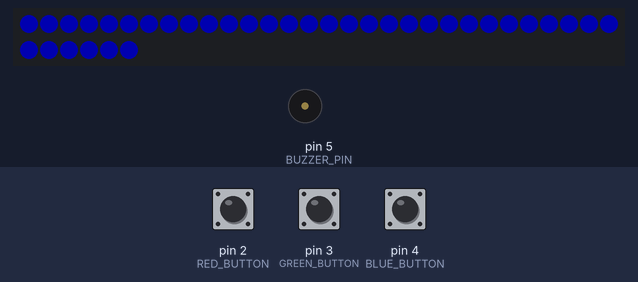
Simulated run of this sketch. Board: Arduino Uno, built with avr-gcc and run on an emulated ATmega328P. Parts: 36 RGB LEDs in strip order, left to right, continuing on the next row, buzzer (waves = sounding). The test bench sets the inputs (shaded band); at power-on: pin 2 (RED_BUTTON) HIGH, pin 3 (GREEN_BUTTON) HIGH, pin 4 (BLUE_BUTTON) HIGH. Dim RGB values are drawn brighter than linear; random numbers use the default seed unless the sketch sets one.

Above: at 1.22 s.
1.6 s: pin 2 (RED_BUTTON) pulled LOW for 0.15 s
At 2.1 s:
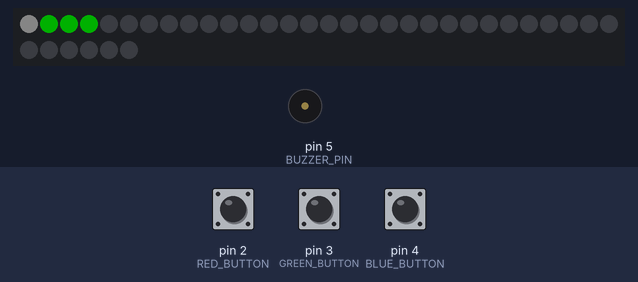
2.3 s: pin 3 (GREEN_BUTTON) pulled LOW for 0.15 s
At 2.78 s:
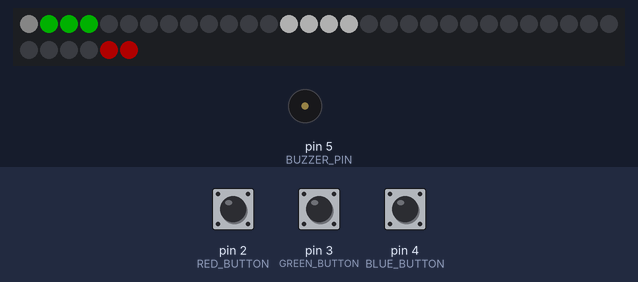
3.0 s: pin 4 (BLUE_BUTTON) pulled LOW for 0.15 s
At 3.38 s:
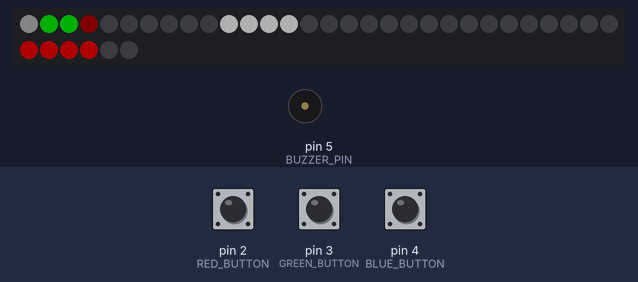
3.7 s: pin 2 (RED_BUTTON) pulled LOW for 1 s
At 4.41 s:
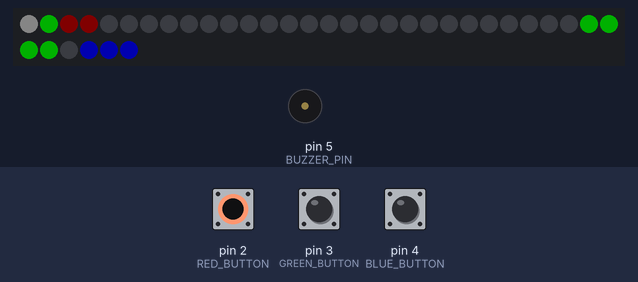
5.3 s: pin 3 (GREEN_BUTTON) pulled LOW for 1 s
At 5.68 s:
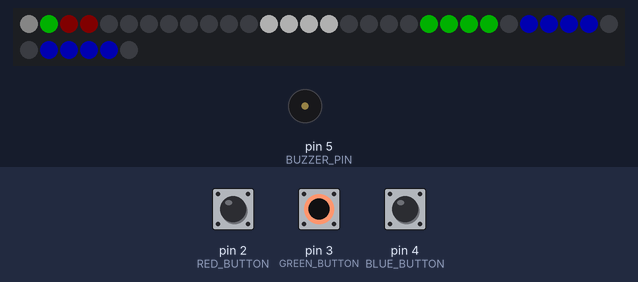
6.9 s: pin 4 (BLUE_BUTTON) pulled LOW for 1 s
At 7.42 s:
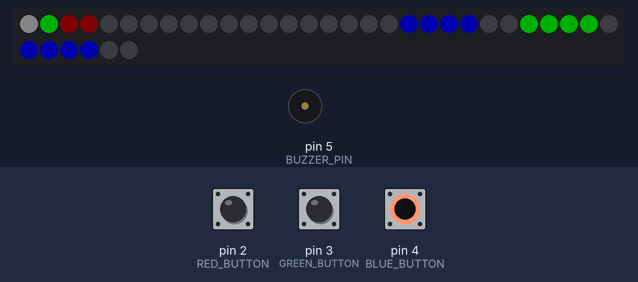
Timing chart, 0 to 9.9 s (numbered marks = the images above; inputs shaded):
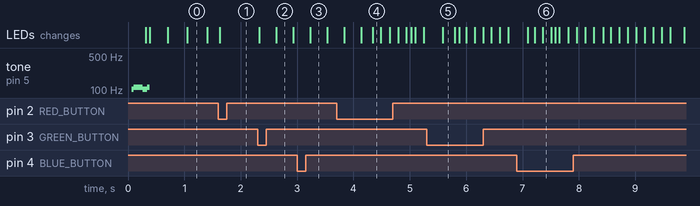

Measured:
- by itself, tone on pin 5 (BUZZER_PIN): plays 104 Hz for 0.04 s, 115 Hz for 0.16 s, 104 Hz for 0.08 s, 115 Hz for 0.04 s

The sketch:

buzzer_led_pix_game.ino
```cpp
#include <Adafruit_NeoPixel.h>

// =================================
// RGB GUARDIAN - 36 LED ARCADE
// ORIGINAL BUZZER SOUND SYSTEM
// =================================

#define LED_PIN 6
#define NUM_LEDS 36

#define RED_BUTTON 2
#define GREEN_BUTTON 3
#define BLUE_BUTTON 4
#define BUZZER_PIN 5

#define MAX_ENEMIES 5
#define MAX_BULLETS 3

#define BRIGHTNESS 55
#define WIN_SCORE 500

#define ENEMY_LENGTH 4
#define BULLET_LENGTH 4

Adafruit_NeoPixel strip(
  NUM_LEDS, LED_PIN, NEO_GRB + NEO_KHZ800
);

// COLORS
#define RED 0
#define GREEN 1
#define BLUE 2

uint32_t colors[3];

const byte buttons[3] = {
  RED_BUTTON, GREEN_BUTTON, BLUE_BUTTON
};

// FIRST RED, GREEN, BLUE, THEN RANDOM
byte nextEnemyColor = 0;

// =================================
// ORIGINAL BUZZER SOUND SYSTEM
// =================================

struct SoundStep {
  byte state;
  unsigned int duration;
};

// 1. LASER SHOOT
const SoundStep laserSound[] = {
  {1, 35}, {0, 20},
  {1, 25}, {0, 15},
  {1, 45}, {0, 20},
  {1, 25}, {0, 20}
};

// 2. ENEMY DESTROY
const SoundStep hitSound[] = {
  {1, 100}, {0, 35},
  {1, 45}, {0, 25},
  {1, 120}, {0, 20}
};

// 3. WRONG COLOUR
const SoundStep wrongSound[] = {
  {1, 180}, {0, 70},
  {1, 180}, {0, 70},
  {1, 250}, {0, 30}
};

// 4. LIFE LOST
const SoundStep lifeSound[] = {
  {1, 250}, {0, 100},
  {1, 150}, {0, 100},
  {1, 350}, {0, 30}
};

// 5. GAME OVER
const SoundStep gameOverSound[] = {
  {1, 100}, {0, 80},
  {1, 150}, {0, 100},
  {1, 250}, {0, 120},
  {1, 400}, {0, 50}
};

// 6. LEVEL UP
const SoundStep levelSound[] = {
  {1, 50}, {0, 30},
  {1, 50}, {0, 30},
  {1, 50}, {0, 30},
  {1, 100}, {0, 25},
  {1, 180}, {0, 30}
};

// 7. VICTORY
const SoundStep winSound[] = {
  {1, 100}, {0, 50},
  {1, 100}, {0, 50},
  {1, 100}, {0, 50},
  {1, 180}, {0, 70},
  {1, 180}, {0, 70},
  {1, 300}, {0, 80},
  {1, 500}, {0, 50}
};

const SoundStep* currentSound = NULL;

byte soundIndex = 0;
byte soundLength = 0;

bool soundActive = false;
unsigned long soundNext = 0;

// =================================
// PLAY SOUND
// =================================

void playSound(byte type) {

  noTone(BUZZER_PIN);

  switch (type) {

    case 1:
      currentSound = laserSound;
      soundLength = sizeof(laserSound) / sizeof(SoundStep);
      break;

    case 2:
      currentSound = hitSound;
      soundLength = sizeof(hitSound) / sizeof(SoundStep);
      break;

    case 3:
      currentSound = wrongSound;
      soundLength = sizeof(wrongSound) / sizeof(SoundStep);
      break;

    case 4:
      currentSound = lifeSound;
      soundLength = sizeof(lifeSound) / sizeof(SoundStep);
      break;

    case 5:
      currentSound = gameOverSound;
      soundLength = sizeof(gameOverSound) / sizeof(SoundStep);
      break;

    case 6:
      currentSound = levelSound;
      soundLength = sizeof(levelSound) / sizeof(SoundStep);
      break;

    case 7:
      currentSound = winSound;
      soundLength = sizeof(winSound) / sizeof(SoundStep);
      break;

    default:
      return;
  }

  soundIndex = 0;
  soundNext = 0;
  soundActive = true;
}

// =================================
// UPDATE SOUND
// =================================

void updateSound() {

  if (!soundActive) return;

  unsigned long now = millis();

  if (now < soundNext) return;

  if (soundIndex >= soundLength) {

    digitalWrite(BUZZER_PIN, LOW);

    soundActive = false;
    return;
  }

  digitalWrite(
    BUZZER_PIN,
    currentSound[soundIndex].state ? HIGH : LOW
  );

  soundNext = now + currentSound[soundIndex].duration;

  soundIndex++;
}

// =================================
// BUTTON DEBOUNCE
// =================================

bool lastReading[3] = {HIGH, HIGH, HIGH};
bool buttonState[3] = {HIGH, HIGH, HIGH};

unsigned long debounceTimer[3] = {0, 0, 0};

bool readButton(byte index) {

  bool reading = digitalRead(buttons[index]);

  if (reading != lastReading[index]) {

    lastReading[index] = reading;
    debounceTimer[index] = millis();
  }

  if (millis() - debounceTimer[index] > 25) {

    if (reading != buttonState[index]) {

      buttonState[index] = reading;

      if (buttonState[index] == LOW) {
        return true;
      }
    }
  }

  return false;
}

// =================================
// ENEMY
// =================================

struct Enemy {
  int pos;
  byte color;
  bool active;
};

Enemy enemies[MAX_ENEMIES];

// =================================
// BULLET
// =================================

struct Bullet {
  int pos;
  byte color;
  bool active;
};

Bullet bullets[MAX_BULLETS];

// =================================
// GAME VARIABLES
// =================================

int score = 0;
int lives = 3;
int level = 1;
int combo = 0;

int enemySpeed = 150;
int bulletSpeed = 35;
int spawnSpeed = 850;

unsigned long lastEnemyMove = 0;
unsigned long lastBulletMove = 0;
unsigned long lastSpawn = 0;
unsigned long lastShot = 0;

const int FIRE_POSITION = 4;

// =================================
// GAME STATES
// =================================

enum GameState {
  START_SCREEN,
  PLAYING,
  GAME_OVER,
  WIN
};

GameState gameState = START_SCREEN;

// =================================
// RESET GAME
// =================================

void resetGame() {

  score = 0;
  lives = 3;
  level = 1;
  combo = 0;

  nextEnemyColor = 0;

  enemySpeed = 150;
  bulletSpeed = 35;
  spawnSpeed = 850;

  for (int i = 0; i < MAX_ENEMIES; i++) {
    enemies[i].active = false;
  }

  for (int i = 0; i < MAX_BULLETS; i++) {
    bullets[i].active = false;
  }

  lastEnemyMove = millis();
  lastBulletMove = millis();
  lastSpawn = millis();
  lastShot = 0;

  soundActive = false;
  digitalWrite(BUZZER_PIN, LOW);

  strip.clear();
  strip.show();

  gameState = PLAYING;
}

// =================================
// START ANIMATION
// =================================

void startAnimation() {

  strip.clear();

  for (int i = NUM_LEDS - 1; i >= 0; i--) {

    strip.setPixelColor(i, colors[BLUE]);
    strip.show();

    digitalWrite(BUZZER_PIN, HIGH);
    delay(8);
    digitalWrite(BUZZER_PIN, LOW);
  }

  digitalWrite(BUZZER_PIN, LOW);

  strip.clear();
  strip.show();
}

// =================================
// START SCREEN
// GAME WILL WAIT FOR BUTTON
// =================================

void showStartScreen() {

  static unsigned long flashTimer = 0;
  static bool flashState = false;

  if (millis() - flashTimer >= 350) {

    flashTimer = millis();
    flashState = !flashState;

    if (flashState) {
      strip.fill(strip.Color(0, 0, 255));
    } else {
      strip.clear();
    }

    strip.show();
  }

  // ANY BUTTON = START GAME

  for (int i = 0; i < 3; i++) {

    if (readButton(i)) {

      flashTimer = 0;
      flashState = false;

      resetGame();
      return;
    }
  }
}

// =================================
// SPAWN ENEMY
// =================================

void spawnEnemy() {

  for (int i = 0; i < MAX_ENEMIES; i++) {

    if (!enemies[i].active) {

      enemies[i].active = true;
      enemies[i].pos = NUM_LEDS - 1;

      // RED -> GREEN -> BLUE -> RANDOM

      if (nextEnemyColor < 3) {

        enemies[i].color = nextEnemyColor;
        nextEnemyColor++;

      } else {

        enemies[i].color = random(0, 3);
      }

      return;
    }
  }
}

// =================================
// SHOOT BULLET
// =================================

void shootBullet(byte color) {

  if (millis() - lastShot < 120) return;

  for (int i = 0; i < MAX_BULLETS; i++) {

    if (!bullets[i].active) {

      bullets[i].active = true;
      bullets[i].pos = FIRE_POSITION;
      bullets[i].color = color;

      lastShot = millis();

      playSound(1);

      return;
    }
  }
}

// =================================
// LEVEL SYSTEM
// =================================

void updateLevel() {

  int newLevel = 1 + score / 100;

  if (newLevel > 5) newLevel = 5;

  if (newLevel != level) {

    level = newLevel;

    enemySpeed = 150 - (level - 1) * 23;
    spawnSpeed = 850 - (level - 1) * 130;

    if (enemySpeed < 45) enemySpeed = 45;
    if (spawnSpeed < 250) spawnSpeed = 250;

    playSound(6);
  }
}

// =================================
// LIFE LOST
// =================================

void loseLife() {

  lives--;
  combo = 0;

  if (lives <= 0) {

    gameState = GAME_OVER;
    playSound(5);

  } else {

    playSound(4);
  }
}

// =================================
// ENEMY MOVEMENT
// =================================

void moveEnemies() {

  for (int i = 0; i < MAX_ENEMIES; i++) {

    if (enemies[i].active) {

      enemies[i].pos--;

      if (enemies[i].pos <= FIRE_POSITION) {

        enemies[i].active = false;

        loseLife();

        if (gameState == GAME_OVER) return;
      }
    }
  }
}

// =================================
// BULLET MOVEMENT
// =================================

void moveBullets() {

  for (int i = 0; i < MAX_BULLETS; i++) {

    if (bullets[i].active) {

      bullets[i].pos++;

      if (bullets[i].pos >= NUM_LEDS) {
        bullets[i].active = false;
      }
    }
  }
}

// =================================
// COLLISION DETECTION
// =================================

void checkCollisions() {

  for (int b = 0; b < MAX_BULLETS; b++) {

    if (!bullets[b].active) continue;

    int nearestEnemy = -1;
    int nearestDistance = 999;

    for (int e = 0; e < MAX_ENEMIES; e++) {

      if (!enemies[e].active) continue;

      int distance = abs(
        bullets[b].pos - enemies[e].pos
      );

      if (distance <= 1 && distance < nearestDistance) {

        nearestDistance = distance;
        nearestEnemy = e;
      }
    }

    if (nearestEnemy >= 0) {

      if (bullets[b].color == enemies[nearestEnemy].color) {

        enemies[nearestEnemy].active = false;

        combo++;

        int multiplier = 1 + combo / 5;

        score += 10 * multiplier;

        bullets[b].active = false;

        // WIN AT 500 SCORE

        if (score >= WIN_SCORE) {

          score = WIN_SCORE;

          gameState = WIN;

          playSound(7);

          return;
        }

        playSound(2);

        updateLevel();

      } else {

        bullets[b].active = false;

        playSound(3);

        loseLife();
      }

      if (gameState != PLAYING) return;
    }
  }
}

// =================================
// BUTTON CONTROL
// =================================

void checkButtons() {

  for (int i = 0; i < 3; i++) {

    if (readButton(i)) {
      shootBullet(i);
    }
  }
}

// =================================
// DRAW GAME
// =================================

void drawGame() {

  strip.clear();

  // ENEMY CONTINUOUS TRAIL

  for (int i = 0; i < MAX_ENEMIES; i++) {

    if (enemies[i].active) {

      int p = enemies[i].pos;

      for (int j = 0; j < ENEMY_LENGTH; j++) {

        int led = p + j;

        if (led >= 0 && led < NUM_LEDS) {

          strip.setPixelColor(
            led,
            colors[enemies[i].color]
          );
        }
      }
    }
  }

  // BULLET CONTINUOUS TRAIL

  for (int i = 0; i < MAX_BULLETS; i++) {

    if (bullets[i].active) {

      int p = bullets[i].pos;

      for (int j = 0; j < BULLET_LENGTH; j++) {

        int led = p + j;

        if (led >= 0 && led < NUM_LEDS) {

          strip.setPixelColor(
            led,
            strip.Color(255, 255, 255)
          );
        }
      }
    }
  }

  // SHOOTER ZONE

  strip.setPixelColor(
    0, strip.Color(40, 40, 40)
  );

  // LIFE INDICATOR

  for (int i = 0; i < 3; i++) {

    strip.setPixelColor(
      1 + i,
      i < lives ? strip.Color(0, 255, 0)
                : strip.Color(25, 0, 0)
    );
  }

  strip.show();
}

// =================================
// WIN ANIMATION
// =================================

void winAnimation() {

  static unsigned long flashTimer = 0;
  static bool flashState = false;

  if (millis() - flashTimer >= 300) {

    flashTimer = millis();

    flashState = !flashState;

    if (flashState) {

      strip.fill(strip.Color(0, 255, 0));

    } else {

      strip.clear();
    }

    strip.show();
  }

  // ANY BUTTON = RESTART

  for (int i = 0; i < 3; i++) {

    if (readButton(i)) {

      flashTimer = 0;
      flashState = false;

      resetGame();
      return;
    }
  }
}

// =================================
// GAME OVER ANIMATION
// =================================

void gameOverAnimation() {

  static unsigned long flashTimer = 0;
  static bool flashState = false;

  if (millis() - flashTimer >= 250) {

    flashTimer = millis();

    flashState = !flashState;

    if (flashState) {

      strip.fill(strip.Color(255, 0, 0));

    } else {

      strip.clear();
    }

    strip.show();
  }

  // ANY BUTTON = RESTART

  for (int i = 0; i < 3; i++) {

    if (readButton(i)) {

      flashTimer = 0;
      flashState = false;

      resetGame();
      return;
    }
  }
}

// =================================
// SETUP
// =================================

void setup() {

  strip.begin();

  strip.setBrightness(BRIGHTNESS);

  strip.clear();
  strip.show();

  pinMode(RED_BUTTON, INPUT_PULLUP);
  pinMode(GREEN_BUTTON, INPUT_PULLUP);
  pinMode(BLUE_BUTTON, INPUT_PULLUP);

  pinMode(BUZZER_PIN, OUTPUT);

  digitalWrite(BUZZER_PIN, LOW);

  colors[RED] = strip.Color(255, 0, 0);
  colors[GREEN] = strip.Color(0, 255, 0);
  colors[BLUE] = strip.Color(0, 0, 255);

  randomSeed(analogRead(A0));

  startAnimation();

  // IMPORTANT:
  // DO NOT START GAME AUTOMATICALLY

  gameState = START_SCREEN;
}

// =================================
// MAIN LOOP
// =================================

void loop() {

  updateSound();

  // START SCREEN
  // WAIT UNTIL ANY BUTTON IS PRESSED

  if (gameState == START_SCREEN) {

    showStartScreen();
    return;
  }

  // WIN STATE

  if (gameState == WIN) {

    winAnimation();
    return;
  }

  // GAME OVER STATE

  if (gameState == GAME_OVER) {

    gameOverAnimation();
    return;
  }

  if (gameState != PLAYING) return;

  unsigned long now = millis();

  // BUTTONS

  checkButtons();

  if (gameState != PLAYING) return;

  // ENEMY SPAWN

  if (now - lastSpawn >= spawnSpeed) {

    lastSpawn = now;

    spawnEnemy();
  }

  // ENEMY MOVEMENT

  if (now - lastEnemyMove >= enemySpeed) {

    lastEnemyMove = now;

    moveEnemies();
  }

  if (gameState != PLAYING) return;

  // BULLET MOVEMENT

  if (now - lastBulletMove >= bulletSpeed) {

    lastBulletMove = now;

    moveBullets();
  }

  // COLLISION

  checkCollisions();

  if (gameState != PLAYING) return;

  // DISPLAY

  drawGame();
}
```
